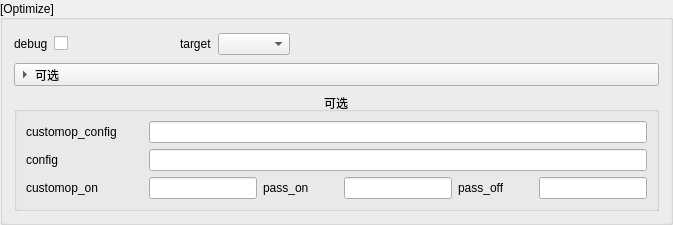
        <widget class="QGroupBox" name="OptimizeGroupBox">
         <property name="sizePolicy">
          <sizepolicy hsizetype="Preferred" vsizetype="Preferred">
           <horstretch>0</horstretch>
           <verstretch>0</verstretch>
          </sizepolicy>
         </property>
         <property name="minimumSize">
          <size>
           <width>0</width>
           <height>0</height>
          </size>
         </property>
         <property name="title">
          <string>[Optimize]</string>
         </property>
         <property name="alignment">
          <set>Qt::AlignmentFlag::AlignLeading|Qt::AlignmentFlag::AlignLeft|Qt::AlignmentFlag::AlignVCenter</set>
         </property>
         <layout class="QVBoxLayout" name="verticalLayout_5">
          <property name="sizeConstraint">
           <enum>QLayout::SizeConstraint::SetDefaultConstraint</enum>
          </property>
          <item>
           <layout class="QHBoxLayout" name="horizontalLayout_11" stretch="1,1,2">
            <item>
             <layout class="QHBoxLayout" name="horizontalLayout_9">
              <item>
               <widget class="QLabel" name="label_debug">
                <property name="sizePolicy">
                 <sizepolicy hsizetype="Preferred" vsizetype="Fixed">
                  <horstretch>0</horstretch>
                  <verstretch>0</verstretch>
                 </sizepolicy>
                </property>
                <property name="minimumSize">
                 <size>
                  <width>0</width>
                  <height>0</height>
                 </size>
                </property>
                <property name="text">
                 <string>debug</string>
                </property>
               </widget>
              </item>
              <item>
               <widget class="QCheckBox" name="DebugCheckBox">
                <property name="sizePolicy">
                 <sizepolicy hsizetype="Expanding" vsizetype="Fixed">
                  <horstretch>0</horstretch>
                  <verstretch>0</verstretch>
                 </sizepolicy>
                </property>
                <property name="text">
                 <string/>
                </property>
               </widget>
              </item>
              <item>
               <spacer name="horizontalSpacer_34">
                <property name="orientation">
                 <enum>Qt::Orientation::Horizontal</enum>
                </property>
                <property name="sizeHint" stdset="0">
                 <size>
                  <width>40</width>
                  <height>20</height>
                 </size>
                </property>
               </spacer>
              </item>
             </layout>
            </item>
            <item>
             <layout class="QHBoxLayout" name="horizontalLayout_10">
              <item>
               <widget class="QLabel" name="label_target">
                <property name="sizePolicy">
                 <sizepolicy hsizetype="Preferred" vsizetype="Fixed">
                  <horstretch>0</horstretch>
                  <verstretch>0</verstretch>
                 </sizepolicy>
                </property>
                <property name="minimumSize">
                 <size>
                  <width>0</width>
                  <height>0</height>
                 </size>
                </property>
                <property name="text">
                 <string>target</string>
                </property>
               </widget>
              </item>
              <item>
               <widget class="QComboBox" name="TargetComboBox"/>
              </item>
              <item>
               <spacer name="horizontalSpacer_35">
                <property name="orientation">
                 <enum>Qt::Orientation::Horizontal</enum>
                </property>
                <property name="sizeHint" stdset="0">
                 <size>
                  <width>40</width>
                  <height>20</height>
                 </size>
                </property>
               </spacer>
              </item>
             </layout>
            </item>
            <item>
             <spacer name="horizontalSpacer_6">
              <property name="orientation">
               <enum>Qt::Orientation::Horizontal</enum>
              </property>
              <property name="sizeHint" stdset="0">
               <size>
                <width>40</width>
                <height>26</height>
               </size>
              </property>
             </spacer>
            </item>
           </layout>
          </item>
          <item>
           <widget class="QToolButton" name="OptimizeOptionToolButton">
            <property name="sizePolicy">
             <sizepolicy hsizetype="Preferred" vsizetype="Fixed">
              <horstretch>0</horstretch>
              <verstretch>0</verstretch>
             </sizepolicy>
            </property>
            <property name="cursor">
             <cursorShape>ArrowCursor</cursorShape>
            </property>
            <property name="mouseTracking">
             <bool>false</bool>
            </property>
            <property name="tabletTracking">
             <bool>false</bool>
            </property>
            <property name="styleSheet">
             <string notr="true"> QToolButton {
                text-align: center;  /* 使文本居中 */
                padding-right: 16px;  /* 确保箭头和文本有适当的间距 */
            }</string>
            </property>
            <property name="text">
             <string>可选</string>
            </property>
            <property name="popupMode">
             <enum>QToolButton::ToolButtonPopupMode::InstantPopup</enum>
            </property>
            <property name="toolButtonStyle">
             <enum>Qt::ToolButtonStyle::ToolButtonTextBesideIcon</enum>
            </property>
            <property name="autoRaise">
             <bool>false</bool>
            </property>
            <property name="arrowType">
             <enum>Qt::ArrowType::RightArrow</enum>
            </property>
           </widget>
          </item>
          <item>
           <widget class="QGroupBox" name="OptimizeOptionGroupBox">
            <property name="sizePolicy">
             <sizepolicy hsizetype="Preferred" vsizetype="Fixed">
              <horstretch>0</horstretch>
              <verstretch>0</verstretch>
             </sizepolicy>
            </property>
            <property name="title">
             <string>可选</string>
            </property>
            <property name="alignment">
             <set>Qt::AlignmentFlag::AlignCenter</set>
            </property>
            <property name="flat">
             <bool>false</bool>
            </property>
            <property name="checkable">
             <bool>false</bool>
            </property>
            <layout class="QVBoxLayout" name="verticalLayout_6">
             <item>
              <layout class="QVBoxLayout" name="verticalLayout_4">
               <item>
                <layout class="QHBoxLayout" name="horizontalLayout_12">
                 <item>
                  <widget class="QLabel" name="label_customop_config">
                   <property name="sizePolicy">
                    <sizepolicy hsizetype="Preferred" vsizetype="Fixed">
                     <horstretch>0</horstretch>
                     <verstretch>0</verstretch>
                    </sizepolicy>
                   </property>
                   <property name="minimumSize">
                    <size>
                     <width>117</width>
                     <height>0</height>
                    </size>
                   </property>
                   <property name="text">
                    <string>customop_config</string>
                   </property>
                  </widget>
                 </item>
                 <item>
                  <widget class="QLineEdit" name="CustomopConfigOpInput"/>
                 </item>
                </layout>
               </item>
               <item>
                <layout class="QHBoxLayout" name="horizontalLayout_13">
                 <item>
                  <widget class="QLabel" name="label_config">
                   <property name="sizePolicy">
                    <sizepolicy hsizetype="Preferred" vsizetype="Fixed">
                     <horstretch>0</horstretch>
                     <verstretch>0</verstretch>
                    </sizepolicy>
                   </property>
                   <property name="minimumSize">
                    <size>
                     <width>117</width>
                     <height>0</height>
                    </size>
                   </property>
                   <property name="text">
                    <string>config</string>
                   </property>
                  </widget>
                 </item>
                 <item>
                  <widget class="QLineEdit" name="ConfigInput"/>
                 </item>
                </layout>
               </item>
               <item>
                <layout class="QHBoxLayout" name="horizontalLayout_17">
                 <item>
                  <layout class="QHBoxLayout" name="horizontalLayout_14">
                   <item>
                    <widget class="QLabel" name="label_customop_on">
                     <property name="sizePolicy">
                      <sizepolicy hsizetype="Preferred" vsizetype="Preferred">
                       <horstretch>0</horstretch>
                       <verstretch>0</verstretch>
                      </sizepolicy>
                     </property>
                     <property name="minimumSize">
                      <size>
                       <width>117</width>
                       <height>0</height>
                      </size>
                     </property>
                     <property name="text">
                      <string>customop_on</string>
                     </property>
                    </widget>
                   </item>
                   <item>
                    <widget class="QLineEdit" name="CustomOpOnInput"/>
                   </item>
                  </layout>
                 </item>
                 <item>
                  <layout class="QHBoxLayout" name="horizontalLayout_15">
                   <item>
                    <widget class="QLabel" name="label_pass_on">
                     <property name="sizePolicy">
                      <sizepolicy hsizetype="Preferred" vsizetype="Preferred">
                       <horstretch>0</horstretch>
                       <verstretch>0</verstretch>
                      </sizepolicy>
                     </property>
                     <property name="minimumSize">
                      <size>
                       <width>75</width>
                       <height>0</height>
                      </size>
                     </property>
                     <property name="text">
                      <string>pass_on</string>
                     </property>
                    </widget>
                   </item>
                   <item>
                    <widget class="QLineEdit" name="PassOnInput"/>
                   </item>
                  </layout>
                 </item>
                 <item>
                  <layout class="QHBoxLayout" name="horizontalLayout_16">
                   <item>
                    <widget class="QLabel" name="label_pass_off">
                     <property name="sizePolicy">
                      <sizepolicy hsizetype="Preferred" vsizetype="Preferred">
                       <horstretch>0</horstretch>
                       <verstretch>0</verstretch>
                      </sizepolicy>
                     </property>
                     <property name="minimumSize">
                      <size>
                       <width>75</width>
                       <height>0</height>
                      </size>
                     </property>
                     <property name="text">
                      <string>pass_off</string>
                     </property>
                    </widget>
                   </item>
                   <item>
                    <widget class="QLineEdit" name="PassOffInput"/>
                   </item>
                  </layout>
                 </item>
                </layout>
               </item>
              </layout>
             </item>
            </layout>
           </widget>
          </item>
         </layout>
        </widget>
